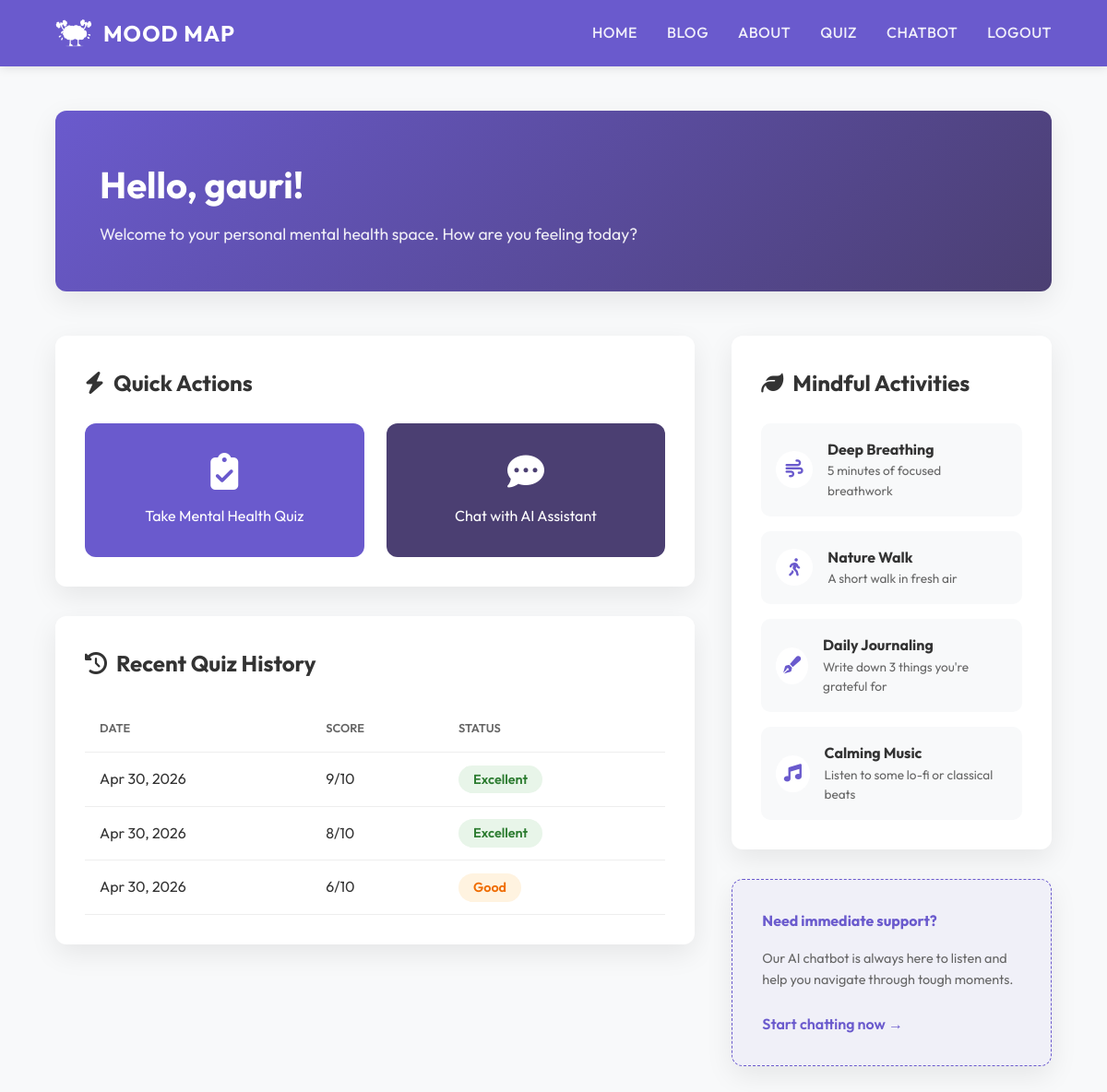
Page /dashboard (signed in) on the earlier database version.
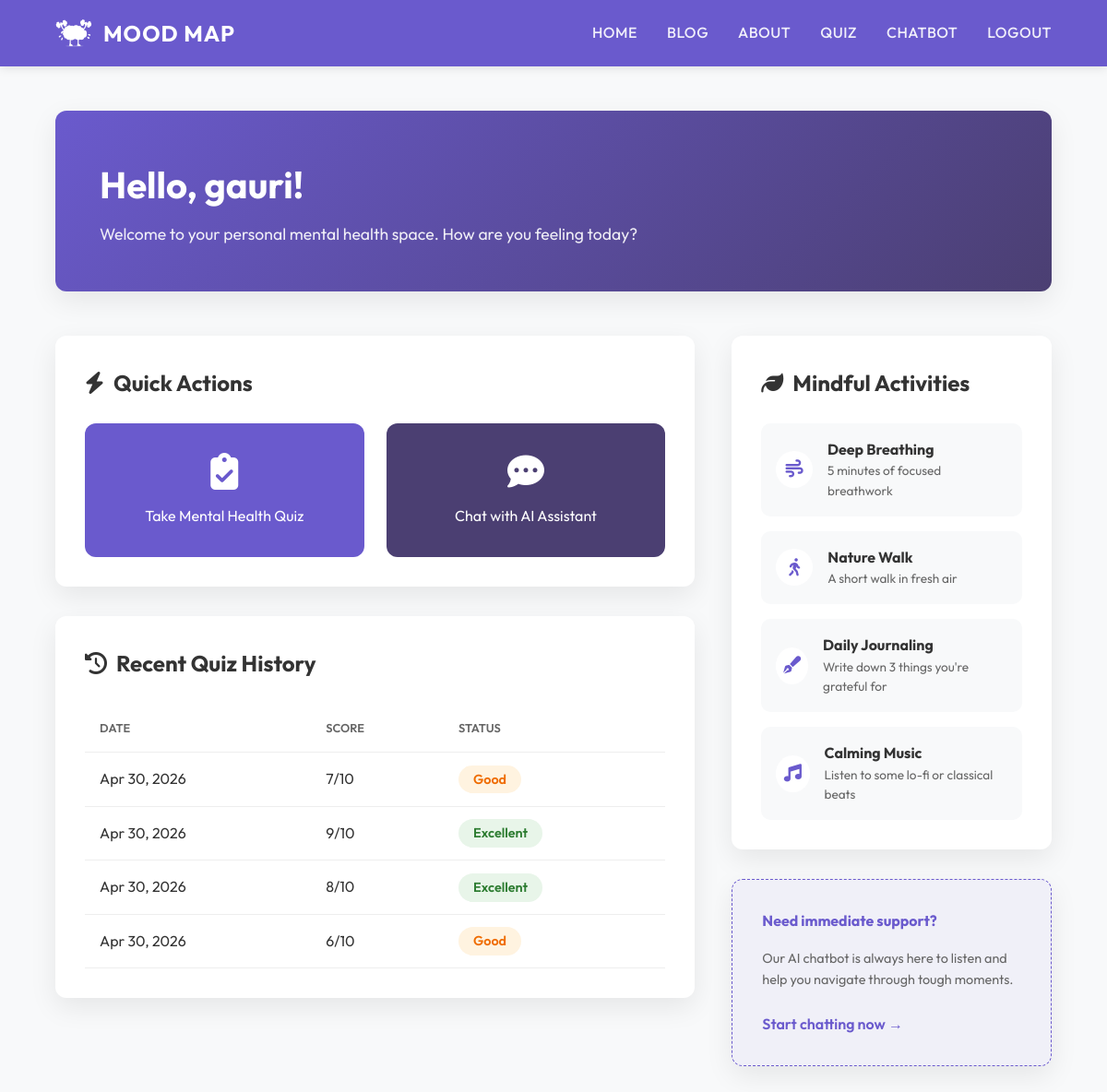
Same page on the later database version.
### models.py (models this page shows, shortened)
class User(db.Model, UserMixin):
    id = db.Column(db.Integer, primary_key=True)
    username = db.Column(db.String(150), unique=True, nullable=False)
    email = db.Column(db.String(150), unique=True, nullable=False)
    password = db.Column(db.String(150), nullable=False)
    results = db.relationship('QuizResult', backref='user', lazy=True)

class QuizResult(db.Model):
    id = db.Column(db.Integer, primary_key=True)
    score = db.Column(db.Integer, nullable=False)
    date = db.Column(db.DateTime, nullable=False, default=db.func.current_timestamp())
    user_id = db.Column(db.Integer, db.ForeignKey('user.id'), nullable=False)

### routes.py (the view)
@routes.route('/dashboard')
@login_required
def dashboard():
    history = QuizResult.query.filter_by(user_id=current_user.id).order_by(QuizResult.date.desc()).all()
    return render_template('dashboard.html', history=history)

### models.py (called while the page is built)
@login_manager.user_loader
def load_user(user_id):
    return User.query.get(int(user_id))

### templates/dashboard.html (shortened to what this page needs)
{% extends "base.html" %}
{% block head %}
<link rel="stylesheet" href="https://cdnjs.cloudflare.com/ajax/libs/font-awesome/6.7.2/css/all.min.css">
{% endblock %}
{% block content %}
<div class="dashboard-container animate-fade">
    <div class="welcome-banner">
        <div class="welcome-text">
            <h1>Hello, {{ current_user.username }}!</h1>
            <p>Welcome to your personal mental health space. How are you feeling today?</p>
        </div>
    </div>
    <div class="dashboard-grid">
        <div class="left-col">
            <section class="card-section">
                <h3><i class="fas fa-bolt"></i> Quick Actions</h3>
                <div class="action-btns">
                    <a href="/quiz" class="action-card action-quiz">
                        <i class="fas fa-clipboard-check"></i>
                        <span>Take Mental Health Quiz</span>
                    </a>
                    <a href="/chatbot" class="action-card action-chat">
                        <i class="fas fa-comment-dots"></i>
                        <span>Chat with AI Assistant</span>
                    </a>
                </div>
            </section>
            <section class="card-section">
                <h3><i class="fas fa-history"></i> Recent Quiz History</h3>
                {% if history %}
                <table class="history-table">
                    <thead>
                        <tr>
                            <th>Date</th>
                            <th>Score</th>
                            <th>Status</th>
                        </tr>
                    </thead>
                    <tbody>
                        {% for item in history %}
                        <tr>
                            <td>{{ item.date.strftime('%b %d, %Y') }}</td>
                            <td>{{ item.score }}/10</td>
                            <td>
                                {% if item.score >= 8 %}
                                    <span class="score-badge score-high">Excellent</span>
                                {% elif item.score >= 5 %}
                                    <span class="score-badge score-mid">Good</span>
                                {% else %}
                                    <span class="score-badge score-low">Needs Attention</span>
                                {% endif %}
                            </td>
                        </tr>
                        {% endfor %}
                    </tbody>
                </table>
                {% else %}
                <p style="color: var(--text-muted); text-align: center; padding: 2rem;">No quiz history yet. Start your first quiz today!</p>
                {% endif %}
            </section>
        </div>
        <div class="right-col">
            <section class="card-section">
                <h3><i class="fas fa-leaf"></i> Mindful Activities</h3>
                <div class="activity-list">
                    <div class="activity-item">
                        <i class="fas fa-wind"></i>
                        <div>
                            <strong>Deep Breathing</strong>
                            <p style="font-size: 0.85rem; color: var(--text-muted);">5 minutes of focused breathwork</p>
                        </div>
                    </div>
                    <div class="activity-item">
                        <i class="fas fa-walking"></i>
                        <div>
                            <strong>Nature Walk</strong>
                            <p style="font-size: 0.85rem; color: var(--text-muted);">A short walk in fresh air</p>
                        </div>
                    </div>
                    <div class="activity-item">
                        <i class="fas fa-pen-fancy"></i>
                        <div>
                            <strong>Daily Journaling</strong>
                            <p style="font-size: 0.85rem; color: var(--text-muted);">Write down 3 things you're grateful for</p>
                        </div>
                    </div>
                    <div class="activity-item">
                        <i class="fas fa-music"></i>
                        <div>
                            <strong>Calming Music</strong>
                            <p style="font-size: 0.85rem; color: var(--text-muted);">Listen to some lo-fi or classical beats</p>
                        </div>
                    </div>
                </div>
            </section>
            <div class="card-section" style="background: rgba(106, 90, 205, 0.05); border: 1px dashed var(--primary-color);">
                <h4 style="margin-bottom: 1rem; color: var(--primary-color);">Need immediate support?</h4>
                <p style="font-size: 0.9rem; color: var(--text-muted); margin-bottom: 1.5rem;">Our AI chatbot is always here to listen and help you navigate through tough moments.</p>
                <a href="/chatbot" style="color: var(--primary-color); font-weight: 600; text-decoration: none;">Start chatting now →</a>
            </div>
        </div>
    </div>
</div>
{% endblock %}

### templates/base.html (shortened to what this page needs)
<!DOCTYPE html>
<html lang="en">
<head>
    <link rel="stylesheet" href="{{ url_for('static', filename='Styles/global.css') }}">
    {% block head %}{% endblock %}
</head>
<body>
    <nav class="navbar">
        <a href="/" class="logo">
            <img src="{{ url_for('static', filename='images/main-logo.png') }}" alt="Mood Map Logo">
            <span>MOOD MAP</span>
        </a>
        <div class="nav-links">
            {% if request.endpoint != 'routes.index' %}
                <a href="{{ url_for('routes.index') }}">Home</a>
            {% endif %}
            {% if request.endpoint != 'routes.blog' %}
                <a href="{{ url_for('routes.blog') }}">Blog</a>
            {% endif %}
            {% if request.endpoint != 'routes.about' %}
                <a href="{{ url_for('routes.about') }}">About</a>
            {% endif %}
            {% if current_user.is_authenticated %}
                {% if request.endpoint != 'routes.quiz' %}
                    <a href="{{ url_for('routes.quiz') }}">Quiz</a>
                {% endif %}
                {% if request.endpoint != 'routes.chatbot' %}
                    <a href="{{ url_for('routes.chatbot') }}">Chatbot</a>
                {% endif %}
                <a href="{{ url_for('routes.logout') }}">Logout</a>
            {% endif %}
        </div>
    </nav>
    <main class="main-container">
        {% block content %}{% endblock %}
    </main>
</body>
</html>

### static/Styles/global.css (style rules this page uses)
:root { --primary-color: #6a5acd; --primary-dark: #4b3f72; --primary-light: #8e7dec; --bg-color: #f8f9fa; --text-color: #333; --text-muted: #666; --white: #ffffff; --shadow: 0 10px 30px rgba(0, 0, 0, 0.08); --border-radius: 12px; --transition: all 0.3s ease; }
* { margin: 0; padding: 0; box-sizing: border-box; }
body { font-family: 'Outfit', sans-serif; background-color: var(--bg-color); color: var(--text-color); line-height: 1.6; min-height: 100vh; display: flex; flex-direction: column; }
.navbar { background-color: var(--primary-color); padding: 1rem 5%; display: flex; justify-content: space-between; align-items: center; box-shadow: 0 2px 10px rgba(0,0,0,0.1); position: sticky; top: 0; z-index: 1000; }
.navbar .logo { display: flex; align-items: center; gap: 12px; text-decoration: none; color: var(--white); }
.navbar .logo img { width: 40px; height: 40px; filter: brightness(0) invert(1); }
.navbar .logo span { font-size: 1.5rem; font-weight: 700; letter-spacing: 1px; }
.nav-links { display: flex; gap: 2rem; align-items: center; }
.nav-links a { color: rgba(255, 255, 255, 0.9); text-decoration: none; font-weight: 500; font-size: 1rem; transition: var(--transition); text-transform: uppercase; letter-spacing: 0.5px; }
.main-container { flex: 1; display: flex; flex-direction: column; }
.animate-fade { animation: fadeIn 0.8s ease forwards; }

### templates/dashboard.html (style rules this page uses)
.dashboard-container { padding: 3rem 5%; max-width: 1200px; margin: 0 auto; }
.welcome-banner { background: linear-gradient(135deg, var(--primary-color), var(--primary-dark)); color: white; padding: 3rem; border-radius: var(--border-radius); margin-bottom: 3rem; display: flex; justify-content: space-between; align-items: center; box-shadow: var(--shadow); }
.welcome-text h1 { font-size: 2.5rem; margin-bottom: 0.5rem; text-align: left; }
.welcome-text p { opacity: 0.9; font-size: 1.1rem; }
.dashboard-grid { display: grid; grid-template-columns: 2fr 1fr; gap: 2.5rem; }
.card-section { background: var(--white); padding: 2rem; border-radius: var(--border-radius); box-shadow: var(--shadow); margin-bottom: 2rem; }
.card-section h3 { font-size: 1.5rem; margin-bottom: 1.5rem; color: var(--text-color); text-align: left; display: flex; align-items: center; gap: 10px; }
.action-btns { display: grid; grid-template-columns: 1fr 1fr; gap: 1.5rem; }
.action-card { padding: 2rem; border-radius: var(--border-radius); text-decoration: none; color: white; display: flex; flex-direction: column; align-items: center; gap: 1rem; transition: var(--transition); text-align: center; }
.action-quiz { background: #6a5acd; }
.action-chat { background: #4b3f72; }
.action-card i { font-size: 2.5rem; }
.history-table { width: 100%; border-collapse: collapse; }
.history-table th, .history-table td { padding: 1rem; text-align: left; border-bottom: 1px solid #eee; }
.history-table th { color: var(--text-muted); font-weight: 600; text-transform: uppercase; font-size: 0.8rem; }
.score-badge { padding: 0.4rem 1rem; border-radius: 50px; font-weight: 600; font-size: 0.9rem; }
.score-high { background: #e8f5e9; color: #2e7d32; }
.score-mid { background: #fff3e0; color: #ef6c00; }
.activity-list { display: flex; flex-direction: column; gap: 1rem; }
.activity-item { display: flex; align-items: center; gap: 1rem; padding: 1rem; background: var(--bg-color); border-radius: 10px; transition: var(--transition); }
.activity-item i { width: 40px; height: 40px; background: white; display: flex; align-items: center; justify-content: center; border-radius: 50%; color: var(--primary-color); font-size: 1.2rem; }

Differences in the rows shown:
added QuizResult: date "Apr 30, 2026", score "7", shows "Good"
